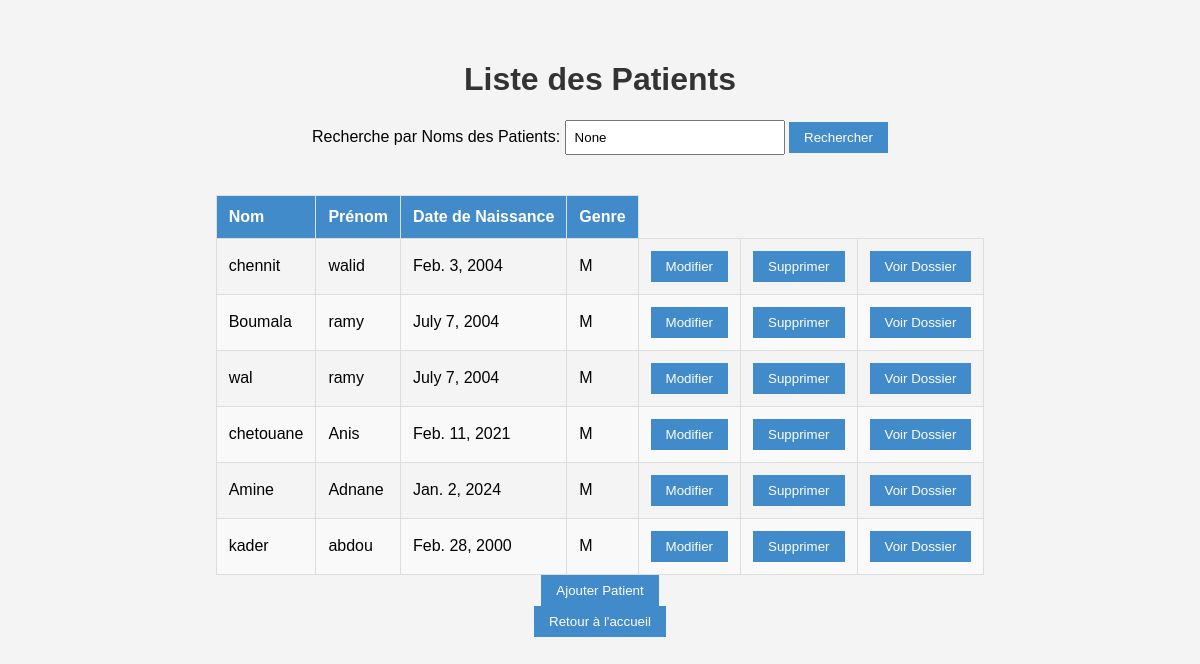
The app's page /liste_patients/, older data.
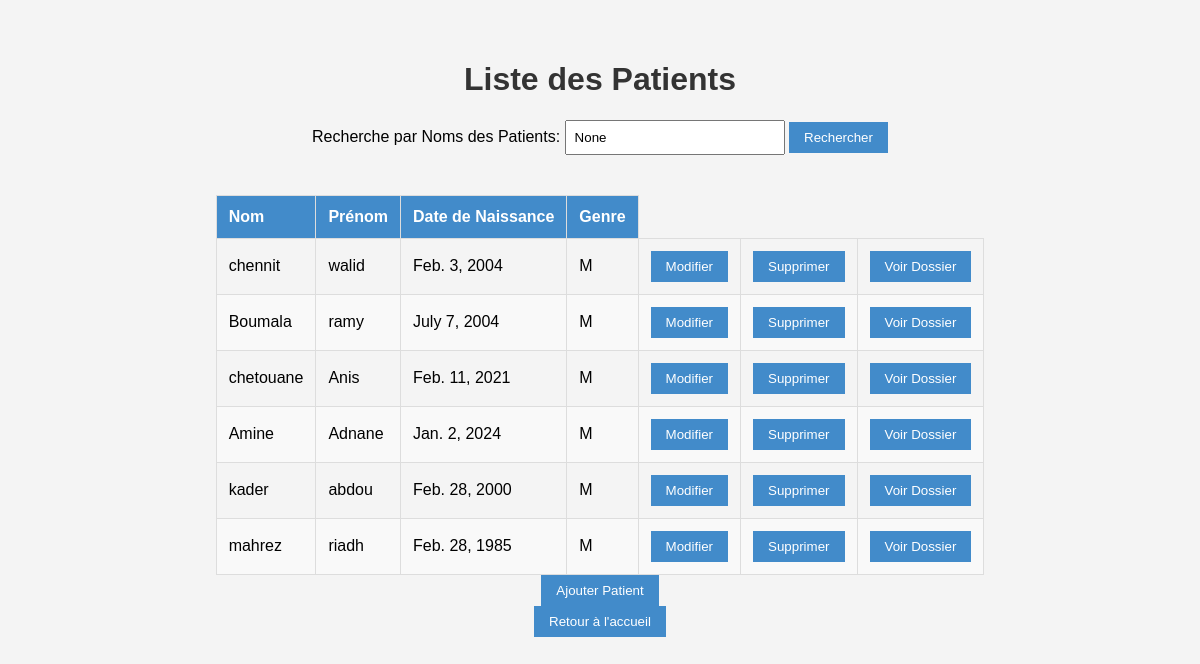
The same page, newer data.
### app1/models.py (models this page shows, shortened)
class Patient(models.Model) :
    Num_P = models.AutoField(primary_key=True)
    Nom_P = models.CharField(max_length = 50)
    Prenom_P = models.CharField(max_length = 50)
    DateNaissance = models.DateField()
    Telephone_P = models.CharField(max_length = 10, help_text = 'Entrez un numero de telephone valable svp')
    Adresse_P = models.CharField(max_length = 50)
    choix_genre = [
        ('M', 'Masculin'),
        ('F', 'Feminin'),
    ]
    Genre = models.CharField(max_length = 1,choices = choix_genre)

### app1/views.py (the view)
# urls.py: path('liste_patients/',liste_patients, name ='liste_patients'),
def liste_patients(request):
    query = request.GET.get('q')
    patients = Patient.objects.all()
    if query:
        patients = patients.filter(Nom_P__icontains=query)
    return render(request, 'liste_patients.html', {'patients': patients, 'query': query})

### app1/templates/liste_patients.html (shortened to what this page needs)
<!DOCTYPE html>
{% load static %}
<html lang="en">
<head>
    <link href="{% static 'css/styleListPatient.css' %}" rel="stylesheet" />
</head>
<body>
<h1>Liste des Patients</h1>
<form method="get" action="{% url 'liste_patients' %}">
    <label for="search">Recherche par Noms des Patients:</label>
    <input type="text" id="search" name="q" placeholder="Entrez un nom" value="{{ query }}">
    <button type="submit">Rechercher</button>
</form>
<div class="table-wrapper">
<table class="fl-table">
    <thead>
        <tr>
            <th>Nom</th>
            <th>Prénom</th>
            <th>Date de Naissance</th>
            <th>Genre</th>
        </tr>
    </thead>
    <tbody>
        {% for patient in patients %}
            <tr>
                <td>{{ patient.Nom_P }}</td>
                <td>{{ patient.Prenom_P }}</td>
                <td>{{ patient.DateNaissance }}</td>
                <td>{{ patient.Genre }}</td>
                <td>
                    <a href="{% url 'prefill_patient' pk=patient.Num_P %}"><button>Modifier</button></a>
                </td>
                <td>
                    <a href="{% url 'supprimer_patient' pk=patient.Num_P %}"><button>Supprimer</button></a>
                </td>
                <td>
                    <a href="{% url 'Dossier_medical' patient_id=patient.Num_P %}"><button>Voir Dossier</button></a>
                </td>
            </tr>
        {% endfor %}
    </tbody>
</table>
</div>
<a href="{% url 'ajouter_patient' %}"><button>Ajouter Patient</button></a>
<a href="{% url 'Home' %}"><button>Retour à l'accueil</button></a>
</body>
</html>

Row changes from the older to the newer data that the page shows:
removed Patient: Nom_P "wal", Prenom_P "ramy", DateNaissance "July 7, 2004", Genre "M"
added Patient: Nom_P "mahrez", Prenom_P "riadh", DateNaissance "Feb. 28, 1985", Genre "M"
